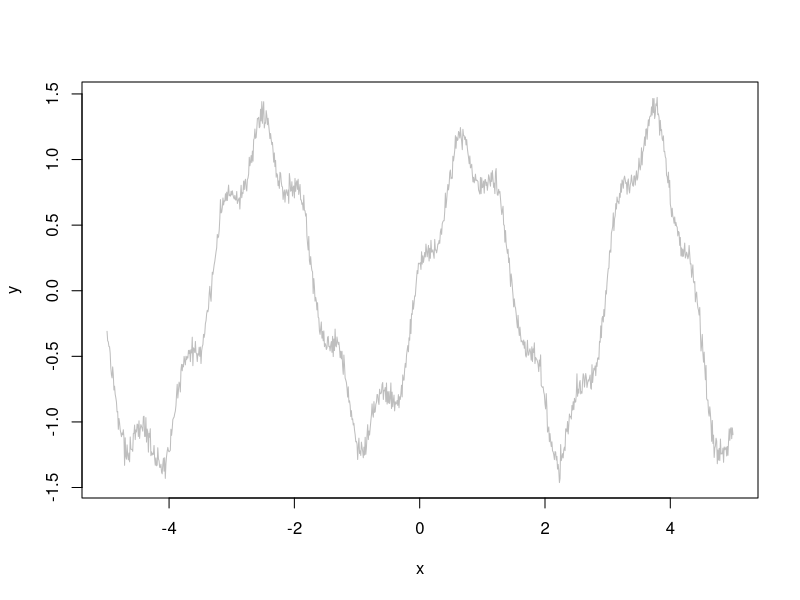
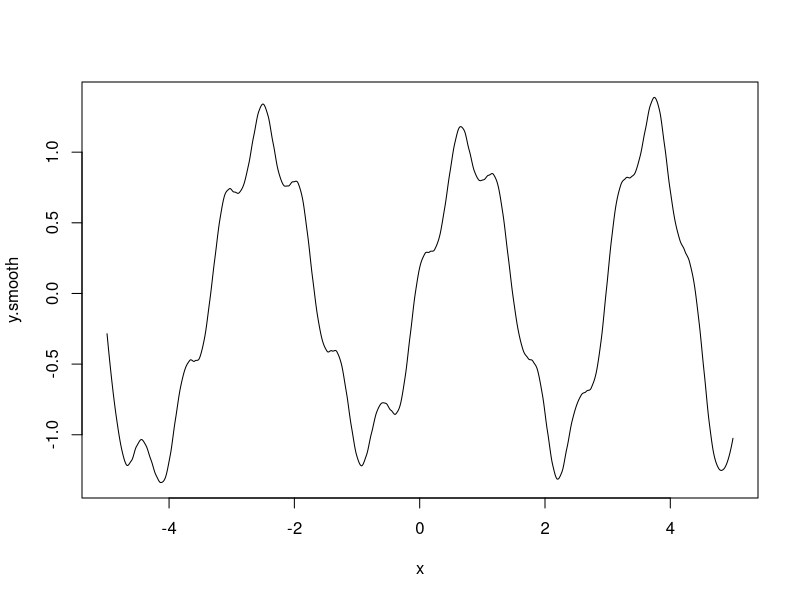
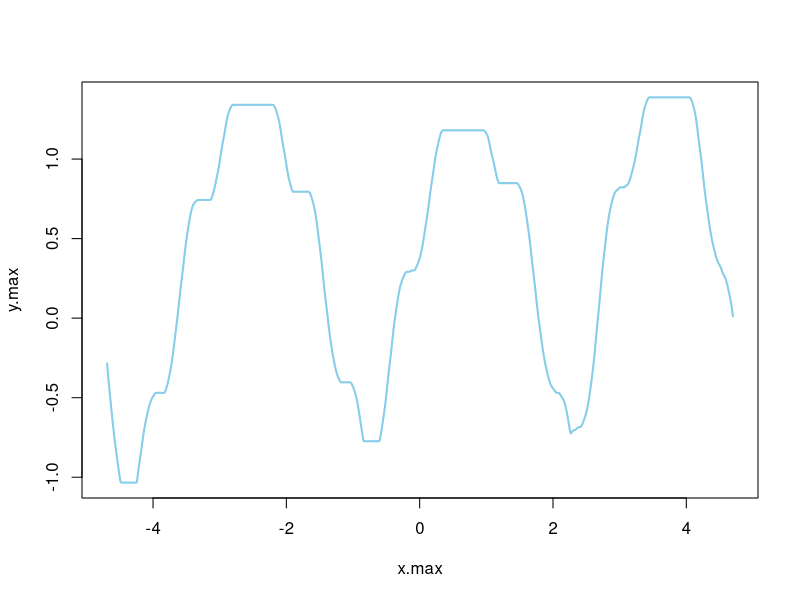
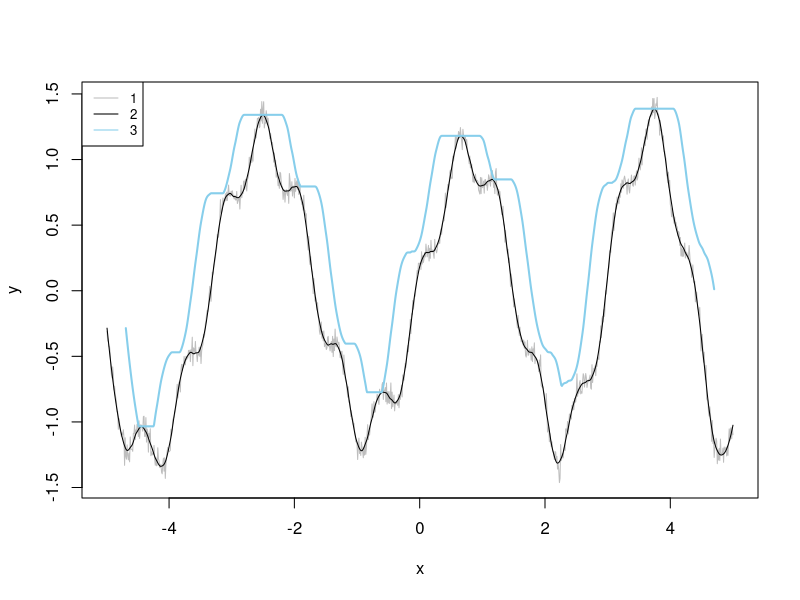
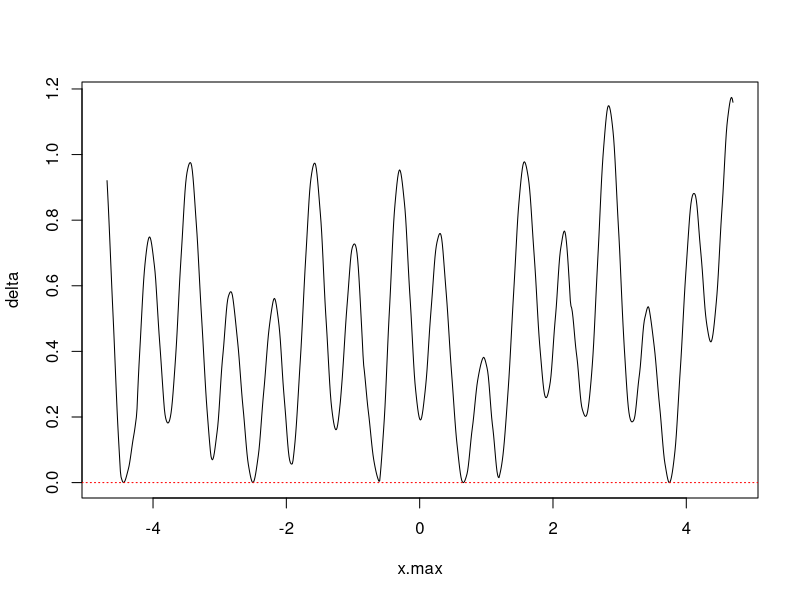

These figures' R source, in order: (Note: this script raises an error after producing the figures.)
# code taken from: https://rpubs.com/mengxu/peak_detection

x <- 1:1000 / 100 - 5
y <- exp(abs(x)/20) * sin(2 * x + (x/5)^2) + cos(10*x) / 5 + rnorm(length(x), sd=0.05)

plot(x, y, col = 'Gray', type = 'l')

y.smooth <- loess(y ~ x, span=0.05)$fitted
plot(x, y.smooth, type = 'l')

library(zoo)
w=30
y.max <- rollapply(zoo(y.smooth), 2*w+1, max, align="center")
x.max <- rollapply(zoo(x), 2*w+1, median, align="center")
length(y.max)
length(x.max)

plot(x.max, y.max, col = 'Gray', type='l')
lines(x.max, y.max, col = 'SkyBlue', lwd = 2)

plot(x, y, col = 'Gray', type = 'l')
lines(x, y.smooth, col = 'Black')
lines(x.max, y.max, col = 'SkyBlue', lwd = 2)

legend('topleft', c('1', '2', '3'), cex=0.8, col=c('Gray', 'Black', 'SkyBlue'), lty=c(1,1,1));

n <- length(y)
delta <- y.max - y.smooth[-c(1:w, n+1-1:w)]
plot(x.max, delta, type='l')
abline(h = 0, lty='dotted', col = 'red')

#####################################################################
argmax <- function(x, y, w=1, FUN = max, ...) {
  require(zoo)
  n <- length(y)
  y.smooth <- loess(y ~ x, ...)$fitted
  y.peak <- rollapply(data = zoo(y.smooth), width = 2*w+1, FUN = FUN, align = "center")
  delta <- y.peak - y.smooth[-c(1:w, n+1-1:w)]
  if(FUN == "max")
    i.max <- which(delta <= 0) + w
  else if(FUN == "min")
    i.max <- which(delta >= 0) + w
  list(x = x[i.max], i = i.max, y.hat = y.smooth)
}

test <- function(x, y, w, span, FUN = max) {
  peaks <- argmax(x, y, w=w, span=span, FUN = FUN)
  
  plot(x, y, cex=0.75, col="Gray", main=paste("w = ", w, ", span = ", span, sep=""))
  lines(x, peaks$y.hat,  lwd=2) #$
  y.min <- min(y)
  sapply(peaks$i, function(i) lines(c(x[i],x[i]), c(y.min, peaks$y.hat[i]), col="Red", lty=2))
  points(x[peaks$i], peaks$y.hat[peaks$i], col="Red", pch=19, cex=1.25)
  print(x[peaks$i])
}

foo <- alt_data_roll_corr %>% 
  select(Date, rolling_corr, Coin) %>%
  filter(Coin == "ETH") %>%
  select(Date, rolling_corr, Coin) %>%
  filter(Coin != "BCH") %>%
  filter(Date >= ymd("2015-08-09"))

argmax_1 <- argmax(x = seq_along(foo$rolling_corr), y = foo$rolling_corr, 2, 0.05, FUN = "max")

test(x = seq_along(foo$rolling_corr), y = foo$rolling_corr, 2, 0.05, FUN = "max")
test(x = seq_along(foo$rolling_corr), y = foo$rolling_corr, 2, 0.05, FUN = "min")




findMinMax <- function(x, y, w, span) {
  minima <- argmax(x, y, w=w, span=span, FUN = "min")
  maxima <- argmax(x, y, w=w, span=span, FUN = "max")
  
  plot(x, y, cex=0.75, col="Gray", main=paste("w = ", w, ", span = ", span, sep=""))
  lines(x, minima$y.hat,  lwd=2) 
  y.min <- min(y)
  
  sapply(minima$i, function(i) lines(c(x[i],x[i]), c(y.min, minima$y.hat[i]), col="Red", lty=2))
  points(x[minima$i], minima$y.hat[minima$i], col="Red", pch=19, cex=1.25)
  print(x[minima$i])
  
  sapply(maxima$i, function(i) lines(c(x[i],x[i]), c(y.min, maxima$y.hat[i]), col="blue", lty=2))
  points(x[maxima$i], maxima$y.hat[maxima$i], col="blue", pch=19, cex=1.25)
  print(x[maxima$i])
  
}

findMinMax(x = seq_along(foo$rolling_corr), y = foo$rolling_corr, 20, 0.05)
 